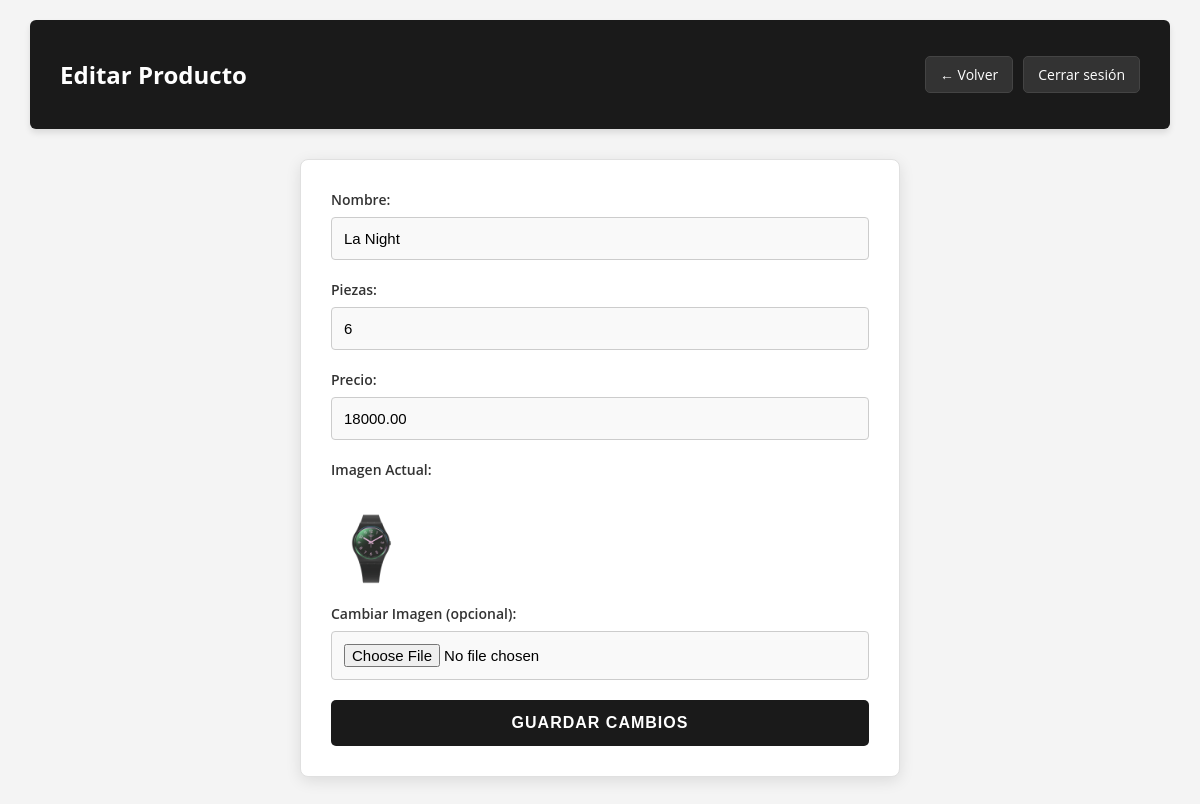
Screenshot of /LOGINREGISTER/editar_producto.php?id=4 (signed in) with the database file from the repository.
### tables this page shows
CREATE TABLE `productos` (
  `id` int(11) NOT NULL,
  `nombre` varchar(100) DEFAULT NULL,
  `piezas` int(11) DEFAULT NULL,
  `precio` decimal(10,2) DEFAULT NULL,
  `imagen` varchar(255) DEFAULT NULL
);

### LOGINREGISTER/editar_producto.php (the view, shortened to what this page needs)
<?php
include 'php/conexion_be.php';
$id = $_GET['id'] ?? null;
$query = "SELECT * FROM productos WHERE id = '$id'";
$resultado = mysqli_query($conexion, $query);
$producto = mysqli_fetch_assoc($resultado);
?>
<!DOCTYPE html>
<html lang="es">
<head>
    <link rel="stylesheet" href="assets/css/admin.css">
</head>
<body>
<div class="admin-topbar">
    <h2>Editar Producto</h2>
    <div class="topbar-botones">
        <a href="admin.php" class="btn-volver">← Volver</a>
        <a href="php/cerrar_sesion.php" class="btn-cerrar">Cerrar sesión</a>
    </div>
</div>
<div class="form-container">
    <form method="POST" action="php/actualizar_producto.php" enctype="multipart/form-data">
        <label>Nombre:</label>
        <input type="text" name="nombre" value="<?php echo $producto['nombre']; ?>" required>
        <label>Piezas:</label>
        <input type="number" name="piezas" value="<?php echo $producto['piezas']; ?>" required>
        <label>Precio:</label>
        <input type="text" name="precio" value="<?php echo $producto['precio']; ?>" required>
        <label>Imagen Actual:</label><br>
        <img src="assets/imagenes/<?php echo $producto['imagen']; ?>" width="80" style="margin-bottom: 10px; border-radius: 5px;">
        <label>Cambiar Imagen (opcional):</label>
        <input type="file" name="imagen">
        <button type="submit">Guardar Cambios</button>
    </form>
</div>
</body>
</html>

### LOGINREGISTER/assets/css/admin.css (style rules this page uses)
* { box-sizing: border-box; }
body { background-color: #f4f4f4; font-family: 'Open Sans', sans-serif; margin: 0; }
.admin-header-box, .admin-topbar { background: #1a1a1a; color: white; padding: 18px 30px; display: flex; justify-content: space-between; align-items: center; margin: 20px auto; width: 95%; border-radius: 6px; box-shadow: 0 4px 6px rgba(0,0,0,0.1); }
.topbar-botones { display: flex; gap: 10px; }
.btn-editar, .btn-eliminar, .btn-cerrar, .btn-volver, .btn-regresar-admin { padding: 8px 14px; text-decoration: none; border-radius: 5px; font-size: 14px; cursor: pointer; transition: 0.3s; display: inline-block; border: none; }
.btn-cerrar, .btn-volver, .btn-regresar-admin { background: #333333; color: white; border: 1px solid #444; }
.form-container { width: 95%; max-width: 600px; margin: 30px auto; background: #ffffff; padding: 30px; border-radius: 8px; box-shadow: 0 4px 15px rgba(0, 0, 0, 0.1); border: 1px solid #e0e0e0; }
.form-container label { display: block; font-weight: 600; margin-bottom: 8px; color: #333; font-size: 14px; }
.form-container input[type="text"], .form-container input[type="number"], .form-container input[type="file"] { width: 100%; padding: 12px; margin-bottom: 20px; border: 1px solid #ccc; border-radius: 4px; background: #f9f9f9; font-size: 15px; transition: 0.3s; }
.form-container button[type="submit"] { width: 100%; background: #1a1a1a; color: white; padding: 14px; border: none; border-radius: 5px; font-size: 16px; font-weight: bold; cursor: pointer; transition: 0.3s; text-transform: uppercase; letter-spacing: 1px; }

### rows the page displays
productos: nombre "La Night", piezas "6", precio "18000.00", imagen (picture)
